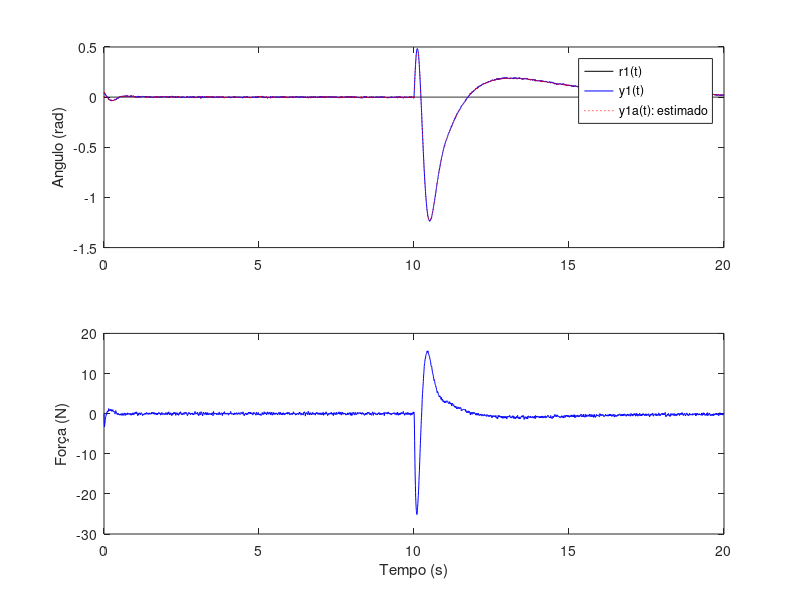
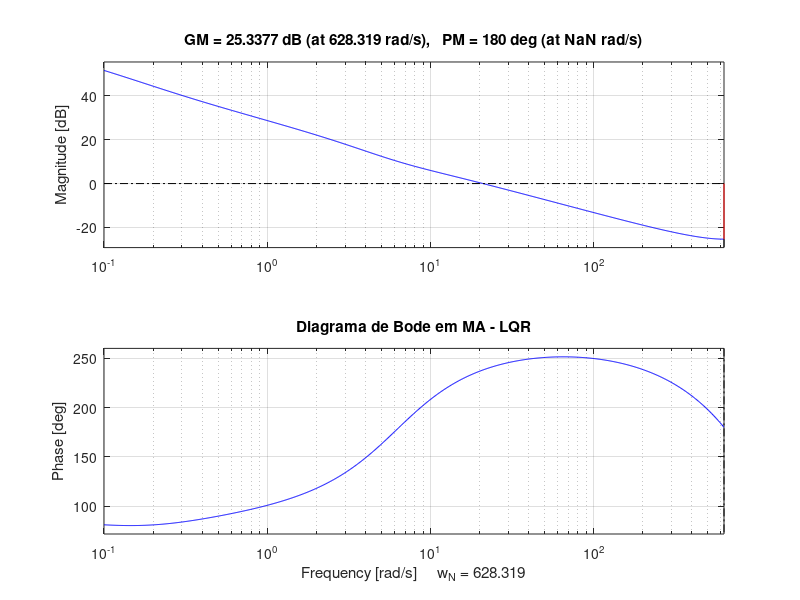
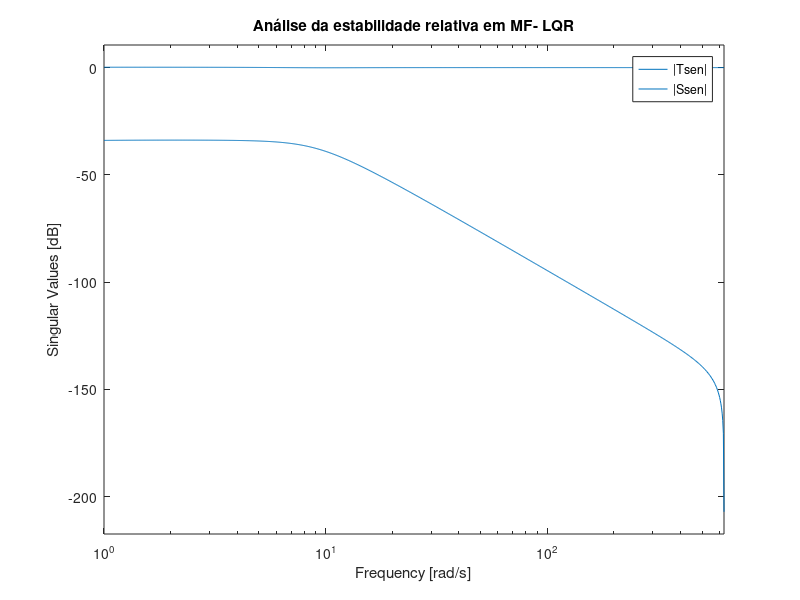
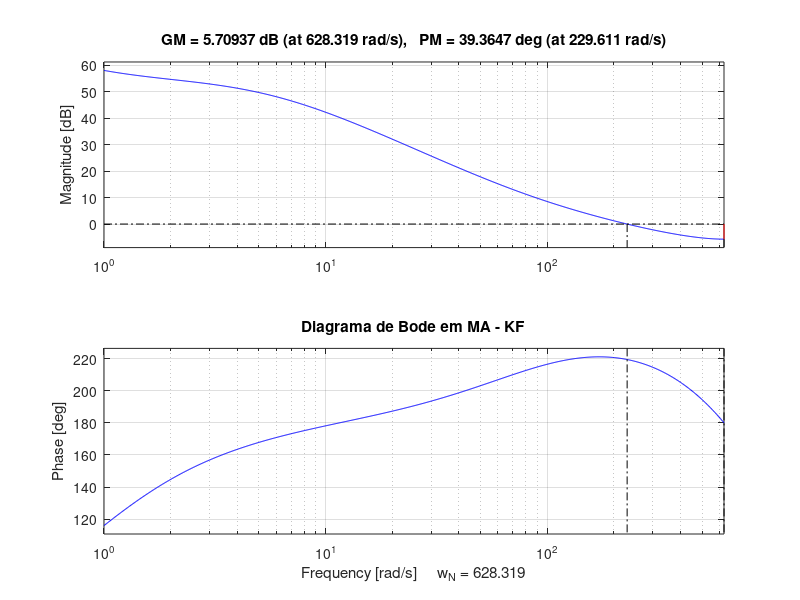

Here is the MATLAB script that generated these plots, in order:
%% Atividade 03: Análise da estabilidade relativa do controle digital do pêndulo invertido sobre carro (A2).
clear all; close all; clc;

%% Planta do pêndulo invertido 
% Ref.: https://ctms.engin.umich.edu/CTMS/index.php?example=InvertedPendulum&section=SystemModeling 

%% Modelo em Espaço de Estados em Tempo Continuo
M = 0.5; m = 0.2; b = 0.1; I = 0.006; g = 9.8; l = 0.3; 
p = I*(M+m)+M*m*l^2; 

% Matrizes de estado
A = [0      1              0           0;
     0 -(I+m*l^2)*b/p  (m^2*g*l^2)/p   0;
     0      0              0           1;
     0 -(m*l*b)/p       m*g*l*(M+m)/p  0];

B = [   0; 
    (I+m*l^2)/p;
        0; 
      m*l/p];

C = [0 0 1 0]; ny = size(C,1); % sersor da posição angular do pêndulo

D = zeros(ny,1);
    
sys_ss_c = ss(A,B,C,D, ...
    'statename', {'x' 'x_dot' 'phi' 'phi_dot'}, ...
    'inputname',{'u'}, ...
    'outputname', {'phi'})

f_max = max(damp(sys_ss_c));


%% Modelo em Espaço de Estado em Tempo Discreto 
v_factor = 200;                  % fator de velocidade da amostragem  
fs = (f_max*v_factor)/(2*pi);    % frequencia de amostragem (Hz) 
Ts = 1/fs;                       % periodo de amostragem (s) 
Ts = fix(v_factor*Ts)/v_factor; 

% Discretizando o sistema
sys_ss_d = c2d(sys_ss_c, Ts)
[Ad, Bd, Cd, Dd] = ssdata(sys_ss_d);

%% Modelo Aumentando em Espaço de Estado Discreto (adicionar o integrador)
Aa = [eye(ny, ny)   Cd*Ad;
      zeros(4, ny)  Ad];  n = length(Aa);     % Número de variaveis de estado (o integrador é considerado)

Ba = [Cd*Bd;
       Bd];

Ca = [eye(ny, ny) zeros(ny, 4)];  

Da = Dd;

sys_ss_d_a = ss(Aa, Ba, Ca, Da, Ts,  ...
    'statename', {'x' 'x_dot' 'phi' 'phi_dot' 'int'}, ...
    'inputname',{'u'}, ...
    'outputname', {'phi'})

%% Controle via realimentação de estado estimado - LQR
disp('Controlador LQR');
%Teste 0
             % y1  x  x_dot  phi  phi_dot  
Q_lqr = diag([ 1   1    1     1      1 ]);  % peso das variaveis 
R_lqr = 1;                                  % peso do esforço de controle

% Teste1
% Q_lqr = diag([0.1 0.1 100 0.1 0.5]); % peso alto para phi
% R_lqr = 1; % controle ainda penalizado normalmente
 
% Teste2
% Q_lqr = diag([1 1 100 1 1]);
% R_lqr = 10;

% Teste3
% Q_lqr = diag([1 10 100 10 1]);
% R_lqr = 1;

disp('Verificação da Detectabilidade (p/ o LQR):');
Ob_dec_lqr = obsv(Aa', sqrt(Q_lqr)');
disp(['> rank(obsv(Aa^(T), sqrt(Q_lqr)^(T))) = ' num2str(rank(Ob_dec_lqr))]);

if rank(Ob_dec_lqr) == n
    disp(['== ' num2str(n) ' - O sistema é detectável' ]);
else
    disp(['!= ' num2str(n) ' - O sistema não é detectável' ]);
end

% Calculo da matriz P pela Equação a Diferenças de Riccati
P = 1e6*eye(n, n); p_samples = 1000; 
for i = 1:p_samples
    P = Aa'*P*Aa -Aa'*P*Ba*inv(Ba'*P*Ba+R_lqr)*Ba'*P*Aa+Q_lqr;
    traceP(i)=trace(P); 
end
% figure; plot(traceP); ylabel('Traço de P - LQR'); xlabel('Amostras');

% Calculo do Ganho
K = ( Aa'*P*Ba*inv(Ba'*P*Ba+R_lqr) )';
disp('LQG K = '); disp(K);

% Analise dos poles e autovalores do sistema
disp('Autovalores do controlador LQR:');
disp(eig(Aa-Ba*K)); % precisam ser estaveis (está dentro do circulo únitario no plano z)

%% Estimador de estados - Filtro de Kalman
disp('Filtro de Kalman');
             % y1  x  x_dot  phi  phi_dot  
Q_kf = diag([ 1   1    1     1      1 ]);  % peso das variaveis 
R_kf = 1;                                  % ruído da medição

disp('Verificação da Detectabilidade (p/ o Filtro de Kalman):');
Ob_dec_kf = obsv(Aa', sqrt(Q_kf)');
disp(['> rank(obsv(Aa^(T), sqrt(Q_kf)^(T))) = ' num2str(rank(Ob_dec_kf))]);

if rank(Ob_dec_kf) == n
    disp(['== ' num2str(n) ' - O sistema é detectável' ]);
else
    disp(['!= ' num2str(n) ' - O sistema não é detectável' ]);
end

% Calculo da matriz P pela Equação a Diferenças de Riccati
Po = 1e6*eye(n, n); p_samples = 1000; 
for i = 1:p_samples
    Po = Aa*Po*Aa' -Aa*Po*Ca'*inv(Ca*Po*Ca'+R_kf)*Ca*Po*Aa'+Q_kf;
    tracePo(i)=trace(Po); 
end
% figure; plot(tracePo); ylabel('Traço de P - Filtros de Kalman'); xlabel('Amostras');

% Calculo do Ganho
L = ( Aa*Po*Ca'*inv(Ca*Po*Ca'+R_kf) );
disp('KF L = '); disp(L);

% Analise dos poles e autovalores do sistema
disp('Autovalores do filtros de Kalman:');
disp(eig(Aa-L*Ca)); % precisam ser estaveis (está dentro do circulo únitario no plano z)

%% Simulação do Compensador dinâmico completo - LQG
t_f = 20;           % temos de simulação
N = round(t_f/Ts);  % número de amostras
t = 0:Ts:N*Ts-Ts;   % vetor de tempo discreto
    
    % Sinal de referencia
    r1(1:5) = 0; r1(6:N) = 0;

    % Disturbios na entrada e saida
    w1 = 0*wgn(1, N, 1e-3, 'linear'); % ruido
    w2(1:round(N/2)) = 0; w2(round(N/2)+1:N) = 1*0.0349; % deformação de ~2 graus sobre o pendulo

    v1 = 1*wgn(1, N, 1e-5, 'linear'); % ruido no sensor
    v2(1:round(N/2)) = 0; v2(round(N/2)+1:N) =+0.2*0;

    % Condições iniciais do modelo nominal
                % x  x_dot    phi    phi_dot
    x(:,:, 1) = [0;  0;    0.0349;     0];   % entrada
    y(:,:, 1) = C*x(:,:, 1);                 % saida
    u(1) = 0;                                % sinal de controle

    % Condições iniciais do modelo aumentado
                % y1  x  x_dot  phi  phi_dot
    xa(:,:, 1) = [0;  0;    0;     0;     0];   % entrada
    ya(:,:, 1) = Ca*xa(:,:, 1);                 % saida
    du(1) = 0;                                  % sinal de controle

    % Condições iniciais das variaveis estimadas
    x1e(1)= 0; x2e(1)= 0; x3e(1)= 0; x4e(1)= 0;

for k = 2:N
    % Modelo em espaço de estados
    x(:,:, k) = Ad*x(:,:, k-1) + Bd*u(k-1) + [0; 0; 1; 0]*w2(k-1); 
    y(:,:, k) = Cd*x(:,:, k) + v1(k) + v2(k);

    % Modelo em espaço de estados aumentado com o filtro de Kalman
    xa(:,:, k) = Aa*xa(:,:, k-1) + Ba*du(k-1) + L*(y(:,:, k-1) - ya(:,:, k-1));
    ya(:,:, k) = Ca*xa(:,:, k);

    % Lei de controle de realimentação de estados
    du(k) = K*([r1(k); 0; 0; 0; 0] - xa(:,:, k));

    % Passando du(k) pelo integrador discreto   
    u(k) = u(k-1) + du(k);
end

% Plots
figure;
subplot(211)
    plot(t, r1, 'k'); hold;
    plot(t, y(1,:),'b'); plot(t, ya(1,:), ':r');
    legend('r1(t)', 'y1(t)', 'y1a(t): estimado');
    ylabel('Angulo (rad)');
subplot(212)
    plot(t, u, 'b'); xlabel('Tempo (s)'); ylabel('Força (N)');


%% Análise da estabilidade relativa - LQR
disp("Análise da estabilidade relativa - LQR");
% Método 1 - Análise em MA (recomendado apenas em sist. estáveis)
clear Tsen Ssen mt ms GmdB Pmdeg

figure; margin(ss(Aa, Ba, K, Da, Ts)); grid on;
title('Diagrama de Bode em MA - LQR');

% Método 2 - Análise em MF (via funções de sensibilidade)
clear Tsen Ssen mt ms GmdB Pmdeg
    % Supondo o caso SISO, em que apenas r1 em r é um sinal não nulo, temos:
        % u = k1r1 - Kx
        % x_dot = Ax + Bu = Ax + B(k1r1 - Kx) = (A-BK)x + (Bk1)r1
        % y = Cx

Tsen = ss(Aa-Ba*K, Ba*K(1), Ca, Da, Ts);   % função sensibilidade complementar
Ssen = eye(ny,ny) - Tsen;                  % função sensibilidade

mt = max( sigma(Tsen) ); ms = max( sigma(Ssen) );

GmdB = min( 20*log10(ms/(ms-1)), 20*log10(1+(1/mt)) );
Pmdeg = (180/pi)*min( (2*asin(1/(2*ms)) ), (2*asin(1/(2*mt)) ) );

disp('GmdB = '); disp(GmdB); disp('Pmdeg = '); disp(Pmdeg);

figure; sigma(Tsen); hold; sigma(Ssen); grid;
legend('|Tsen|','|Ssen|'); title('Análise da estabilidade relativa em MF- LQR');


%% Análise da estabilidade relativa - Filtro de Kalman
disp("Análise da estabilidade relativa- KF");
clear Tsen Ssen mt ms GmdB Pmdeg
% Método 1 - Análise em MA (recomendado apenas em sist. estáveis)
    % x_dot_point = Ax_dot + Bu + Ly
    % y_dot = Cx_dot

figure; margin(ss(Aa, L, Ca, Da,Ts)); grid on;
title('Diagrama de Bode em MA - KF');

% Método 2 - Análise em MF (via funções de sensibilidade)
    % x_dot_point = Ax_dot + Bu + L(y - y_dot) = (A-CL)x_dot + Bu + Ly
    % y_dot = Cx_dot
clear Tsen Ssen mt ms GmdB Pmdeg

Tsen = ss(Aa-L*Ca, L, Ca, Da, Ts);     % função sensibilidade complementar
Ssen = eye(ny,ny) - Tsen;              % função sensibilidade

mt = max( sigma(Tsen) ); ms = max( sigma(Ssen) );

% A margem é maior ou igual a isso, logo esse é o pior caso
GmdB = min( 20*log10(ms/(ms-1)), 20*log10(1+(1/mt)) );
Pmdeg = (180/pi)*min( (2*asin(1/(2*ms)) ), (2*asin(1/(2*mt)) ) );

disp('GmdB = '); disp(GmdB); disp('Pmdeg = '); disp(Pmdeg);

figure; sigma(Tsen); hold; sigma(Ssen); grid;
legend('|Tsen|','|Ssen|'); title('Análise da estabilidade relativa em MF- KF');


%% Análise da estabilidade relativa - LQG
disp("Análise da estabilidade relativa - LQG");
% Método 1 - Análise em MA (recomendado apenas em sist. estáveis)
clear Tsen Ssen mt ms GmdB Pmdeg A_comp B_comp C_comp

A_comp = [ Aa    zeros(n, n); 
          L*Ca   Aa-L*Ca];

B_comp = [Ba*K(1); Ba*K(1)];

C_comp = [Ca zeros(ny, n)];

figure; margin(ss(A_comp, B_comp, C_comp, Da, Ts)); grid on;
title('Diagrama de Bode em MA - LQG');

% Método 2 - Análise em MF (via funções de sensibilidade)
clear Tsen Ssen mt ms GmdB Pmdeg A_comp B_comp C_comp

A_comp = [ Aa    -Ba*K; 
          L*Ca   Aa-Ba*K-L*Ca];

B_comp = [Ba*K(1); Ba*K(1)];

C_comp = [Ca zeros(ny, n)];

Tsen = ss(A_comp, B_comp, C_comp, Da, Ts);   % função sensibilidade complementar
Ssen = eye(ny,ny) - Tsen;                    % função sensibilidade      

mt = max( sigma(Tsen) ); ms = max( sigma(Ssen) );

GmdB = min( 20*log10(ms/(ms-1)), 20*log10(1+(1/mt)) );
Pmdeg = (180/pi)*min( (2*asin(1/(2*ms)) ), (2*asin(1/(2*mt)) ) );

disp('GmdB = '); disp(GmdB); disp('Pmdeg = '); disp(Pmdeg);

figure; sigma(Tsen); hold; sigma(Ssen); grid;
legend('|Tsen|','|Ssen|'); title('Análise da estabilidade relativa em MF - LQG');
     
